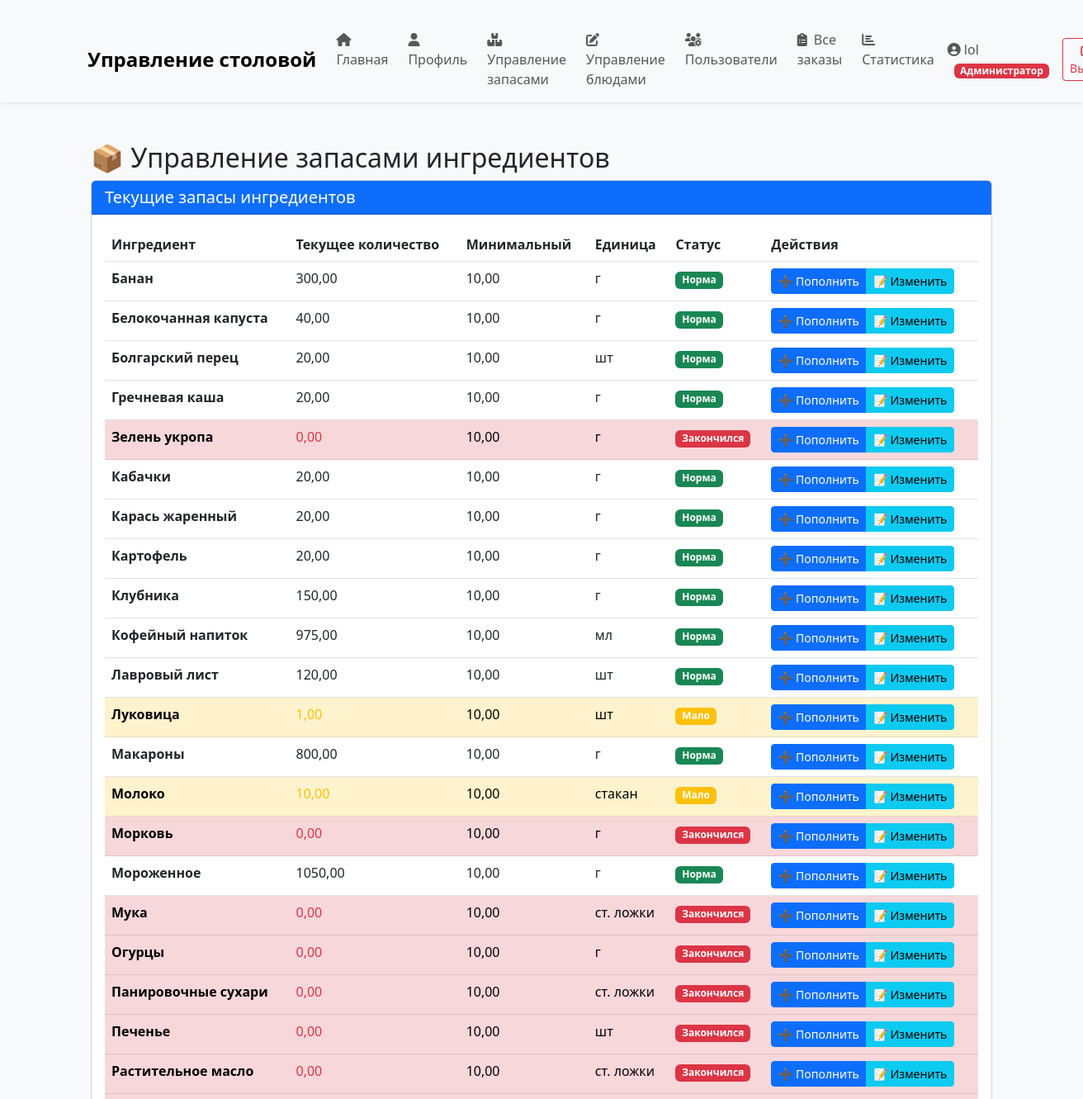
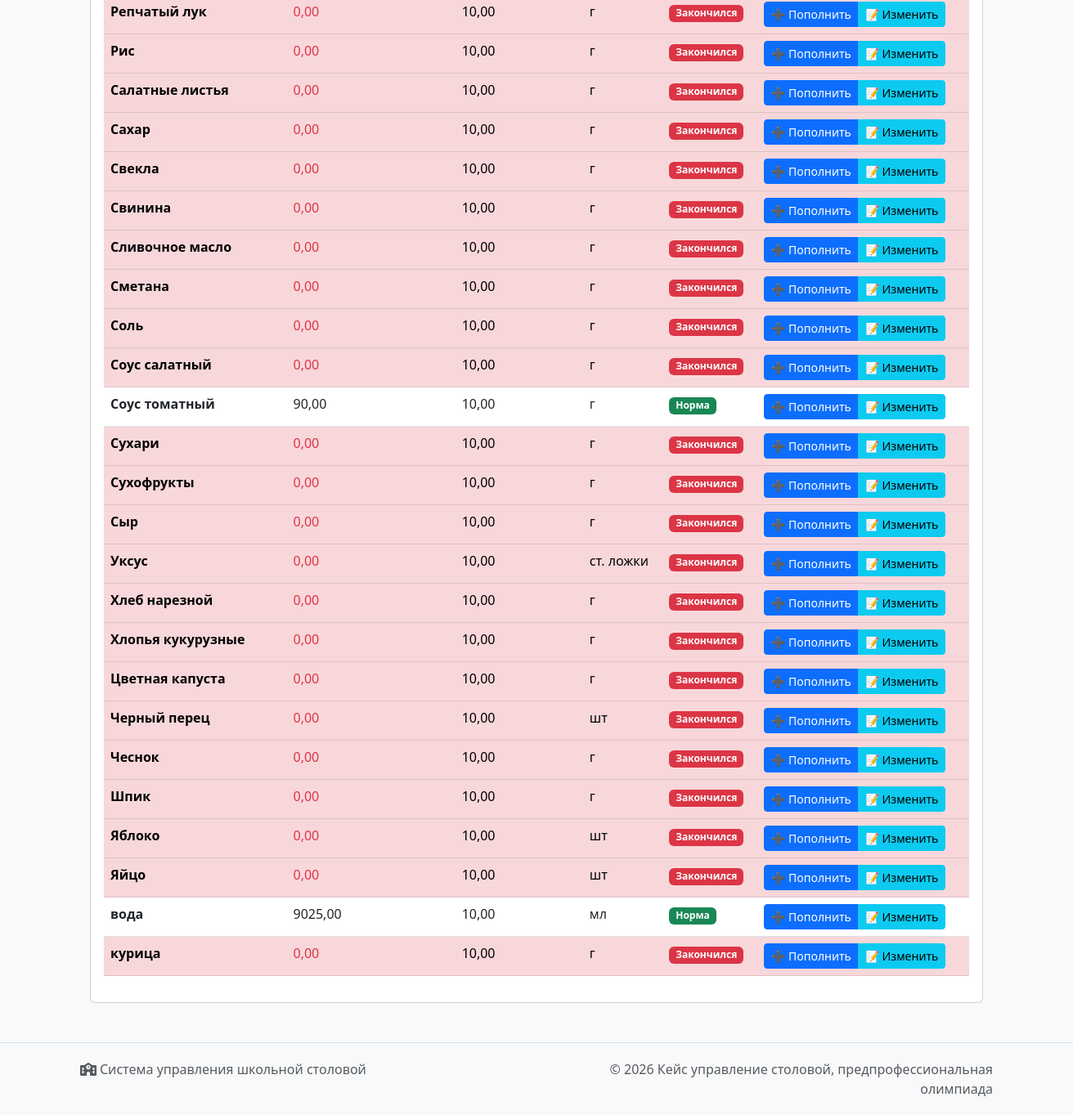
/manage/inventory/ (signed in), run on the app's committed database (2 pictures, top to bottom).
### users/models.py (models this page shows, shortened)
class CustomUser(AbstractUser):
    ROLE_CHOICES = [
        ('admin', 'Администратор'),
        ('student', 'Ученик'),
        ('chef', 'Повар'),
    ]
    role = models.CharField(max_length=20, choices=ROLE_CHOICES, default='student')
    phone = models.CharField(max_length=15, blank=True)
    avatar = models.ImageField(upload_to='avatars/', blank=True, null=True)
    birth_date = models.DateField(blank=True, null=True)
    allergens = models.ManyToManyField(
        'orders.Ingredient',
        blank=True,
        verbose_name='Аллергены',
        help_text='Отметьте ингредиенты-аллергены'
    )
    balance = models.DecimalField(
        max_digits=10,
        decimal_places=2,
        default=0.00,
        verbose_name='Баланс'
    )
    bonus_points = models.IntegerField(
        default=0,
        verbose_name='Бонусные баллы'
    )
    def is_admin(self):
        return self.role == 'admin' or self.is_superuser
    def is_student(self):
        return self.role == 'student'
    def is_chef(self):
        return self.role == 'chef'

### orders/models.py (models this page shows, shortened)
class IngredientStock(models.Model):
    ingredient = models.OneToOneField(Ingredient, on_delete=models.CASCADE,
                                      related_name='stock', verbose_name='Ингредиент')
    current_quantity = models.DecimalField(max_digits=10, decimal_places=2,
                                           default=0, verbose_name='Текущее количество')
    min_quantity = models.DecimalField(max_digits=10, decimal_places=2,
                                       default=10, verbose_name='Минимальное количество')
    unit = models.CharField(max_length=20, verbose_name='Единица измерения')
    last_restocked = models.DateTimeField(auto_now=True, verbose_name='Последнее пополнение')
    class Meta:
        verbose_name = 'Запас ингредиента'
        verbose_name_plural = 'Запасы ингредиентов'
        ordering = ['ingredient__name']
    @property
    def is_low(self):
        return self.current_quantity <= self.min_quantity
    @property
    def is_out_of_stock(self):
        return self.current_quantity <= 0

class Ingredient(models.Model):
    name = models.CharField(max_length=100, verbose_name='Название')
    unit = models.CharField(max_length=20, verbose_name='Единица измерения')  # г, мл, шт
    class Meta:
        verbose_name = 'Ингредиент'
        verbose_name_plural = 'Ингредиенты'
        ordering = ['name']

### orders/views.py (the view)
# urls.py: path('manage/inventory/', views.manage_inventory, name='manage_inventory'),
@login_required
def manage_inventory(request):
    if not request.user.is_admin():
        messages.error(request, 'Доступно только для администраторов')
        return redirect('menu')
    stocks = IngredientStock.objects.all().select_related('ingredient').order_by('ingredient__name')
    restock_requests = StockHistory.objects.filter(operation_type='request').select_related('ingredient', 'performed_by').order_by('-created_at')
    total_ingredient_cost = StockHistory.objects.filter(operation_type='restock').aggregate(Sum('total_cost'))['total_cost__sum'] or Decimal('0')
    today = timezone.now().date()
    today_ingredient_cost = StockHistory.objects.filter(operation_type='restock', created_at__date=today).aggregate(Sum('total_cost'))['total_cost__sum'] or Decimal('0')
    context = {
        'stocks': stocks,
        'restock_requests': restock_requests,
        'total_ingredient_cost': total_ingredient_cost,
        'today_ingredient_cost': today_ingredient_cost,
    }
    return render(request, 'orders/manage_inventory.html', context)

### orders/templates/orders/manage_inventory.html (shortened to what this page needs)
{% extends 'base.html' %}
{% load static %}
{% block content %}
<div class="container mt-4">
    <div class="row">
        <div class="col-md-12">
            <h2>📦 Управление запасами ингредиентов</h2>
            <div class="card">
                <div class="card-header bg-primary text-white">
                    <h5 class="mb-0">Текущие запасы ингредиентов</h5>
                </div>
                <div class="card-body">
                    <div class="table-responsive">
                        <table class="table table-hover">
                            <thead>
                                <tr>
                                    <th>Ингредиент</th>
                                    <th>Текущее количество</th>
                                    <th>Минимальный</th>
                                    <th>Единица</th>
                                    <th>Статус</th>
                                    <th>Действия</th>
                                </tr>
                            </thead>
                            <tbody>
                                {% for stock in stocks %}
                                <tr class="{% if stock.is_out_of_stock %}table-danger{% elif stock.is_low %}table-warning{% endif %}">
                                    <td>
                                        <strong>{{ stock.ingredient.name }}</strong>
                                    </td>
                                    <td>
                                        <span class="font-weight-bold {% if stock.is_out_of_stock %}text-danger{% elif stock.is_low %}text-warning{% endif %}">
                                            {{ stock.current_quantity }}
                                        </span>
                                    </td>
                                    <td>{{ stock.min_quantity }}</td>
                                    <td>{{ stock.unit }}</td>
                                    <td>
                                        {% if stock.is_out_of_stock %}
                                            <span class="badge bg-danger">Закончился</span>
                                        {% elif stock.is_low %}
                                            <span class="badge bg-warning">Мало</span>
                                        {% else %}
                                            <span class="badge bg-success">Норма</span>
                                        {% endif %}
                                    </td>
                                    <td>
                                        <div class="btn-group btn-group-sm" role="group">
                                            <button type="button" class="btn btn-primary"
                                                    data-bs-toggle="modal" data-bs-target="#restockModal{{ stock.id }}">
                                                ➕ Пополнить
                                            </button>
                                            <button type="button" class="btn btn-info"
                                                    data-bs-toggle="modal" data-bs-target="#adjustModal{{ stock.id }}">
                                                📝 Изменить
                                            </button>
                                        </div>
                                    </td>
                                </tr>
                                {% endfor %}
                            </tbody>
                        </table>
                    </div>
                </div>
            </div>
        </div>
    </div>
</div>
{% endblock %}

### templates/base.html (shortened to what this page needs)
<!DOCTYPE html>
<html lang="ru">
<head>
    <link href="https://cdn.jsdelivr.net/npm/bootstrap@5.3.0/dist/css/bootstrap.min.css" rel="stylesheet">
    <link rel="stylesheet" href="https://cdnjs.cloudflare.com/ajax/libs/font-awesome/6.4.0/css/all.min.css">
</head>
<body>
    <nav class="navbar navbar-expand-lg navbar-light bg-light shadow-sm mb-4">
        <div class="container">
            <a class="navbar-brand" href="{% url 'home' %}">
                Управление столовой
            </a>
            <div class="collapse navbar-collapse" id="navbarNav">
                <ul class="navbar-nav me-auto">
                    <li class="nav-item">
                        <a class="nav-link" href="{% url 'home' %}">
                            <i class="fas fa-home me-1"></i> Главная
                        </a>
                    </li>
                    <li class="nav-item">
                        <a class="nav-link" href="{% url 'profile' %}">
                            <i class="fas fa-user me-1"></i> Профиль
                        </a>
                    </li>
                    {% if user.is_admin %}
                    <li class="nav-item">
                        <a class="nav-link" href="{% url 'manage_inventory' %}">
                            <i class="fas fa-boxes me-1"></i> Управление запасами
                        </a>
                    </li>
                    <li class="nav-item">
                        <a class="nav-link" href="{% url 'manage_dishes' %}">
                            <i class="fas fa-edit me-1"></i> Управление блюдами
                        </a>
                    </li>
                    <li class="nav-item">
                        <a class="nav-link" href="{% url 'manage_users' %}">
                            <i class="fas fa-users-cog me-1"></i> Пользователи
                        </a>
                    </li>
                    <li class="nav-item">
                        <a class="nav-link" href="{% url 'manage_orders' %}">
                            <i class="fas fa-clipboard-list me-1"></i> Все заказы
                        </a>
                    </li>
                    <li class="nav-item">
                        <a class="nav-link" href="{% url 'statistics' %}">
                            <i class="fas fa-chart-bar me-1"></i> Статистика
                        </a>
                    </li>
                    {% endif %}
                </ul>
                <div class="navbar-nav align-items-center">
                    {% if user.is_authenticated %}
                    <div class="nav-item me-3">
                        <span class="navbar-text">
                            <i class="fas fa-user-circle me-1"></i>{{ user.username }}
                            <span class="badge
                                {% if user.is_admin %}bg-danger
                                {% elif user.is_chef %}bg-warning
                                {% else %}bg-success{% endif %}
                                badge-role ms-2">
                                {% if user.is_admin %}Администратор
                                {% elif user.is_chef %}Повар
                                {% else %}Ученик
                                {% endif %}
                            </span>
                        </span>
                    </div>
                    <div class="nav-item">
                        <a class="btn btn-outline-danger btn-sm" href="{% url 'logout' %}">
                            <i class="fas fa-sign-out-alt me-1"></i> Выйти
                        </a>
                    </div>
                    {% endif %}
                </div>
            </div>
        </div>
    </nav>
    <main class="container">
        {% block content %}{% endblock %}
    </main>
    <footer class="footer mt-5">
        <div class="container">
            <div class="row">
                <div class="col-md-6 text-center text-md-start">
                    <p class="text-muted mb-0">
                        <i class="fas fa-school me-1"></i>Система управления школьной столовой
                    </p>
                </div>
                <div class="col-md-6 text-center text-md-end">
                    <p class="text-muted mb-0">
                    </p>
                </div>
            </div>
        </div>
    </footer>
</body>
</html>

### templates/base.html (style rules this page uses)
body { padding-top: 20px; background-color: #f8f9fa; min-height: 100vh; display: flex; flex-direction: column; }
.navbar-brand { font-weight: bold; font-size: 1.5rem; }
.footer { margin-top: auto; padding: 20px 0; background-color: #f8f9fa; border-top: 1px solid #dee2e6; }
.nav-link { padding: 0.5rem 1rem; }
.badge-role { font-size: 0.75rem; padding: 0.25em 0.6em; }
.navbar-nav .nav-item { margin-right: 0.5rem; }
main { flex: 1; }

### data on the page
CustomUser: username "lol"
IngredientStock: ingredient.name "Банан", current_quantity "300,00", min_quantity "10,00", unit "г", shows "Норма"
IngredientStock: ingredient.name "Белокочанная капуста", current_quantity "40,00", min_quantity "10,00", unit "г", shows "Норма"
IngredientStock: ingredient.name "Болгарский перец", current_quantity "20,00", min_quantity "10,00", unit "шт", shows "Норма"
IngredientStock: ingredient.name "Гречневая каша", current_quantity "20,00", min_quantity "10,00", unit "г", shows "Норма"
IngredientStock: ingredient.name "Зелень укропа", current_quantity "0,00", min_quantity "10,00", unit "г", shows "Закончился"
IngredientStock: ingredient.name "Кабачки", current_quantity "20,00", min_quantity "10,00", unit "г", shows "Норма"
IngredientStock: ingredient.name "Карась жаренный", current_quantity "20,00", min_quantity "10,00", unit "г", shows "Норма"
IngredientStock: ingredient.name "Картофель", current_quantity "20,00", min_quantity "10,00", unit "г", shows "Норма"
IngredientStock: ingredient.name "Клубника", current_quantity "150,00", min_quantity "10,00", unit "г", shows "Норма"
IngredientStock: ingredient.name "Кофейный напиток", current_quantity "975,00", min_quantity "10,00", unit "мл", shows "Норма"
IngredientStock: ingredient.name "Лавровый лист", current_quantity "120,00", min_quantity "10,00", unit "шт", shows "Норма"
IngredientStock: ingredient.name "Луковица", current_quantity "1,00", min_quantity "10,00", unit "шт", shows "Мало"
IngredientStock: ingredient.name "Макароны", current_quantity "800,00", min_quantity "10,00", unit "г", shows "Норма"
IngredientStock: ingredient.name "Молоко", current_quantity "10,00", min_quantity "10,00", unit "стакан", shows "Мало"
IngredientStock: ingredient.name "Морковь", current_quantity "0,00", min_quantity "10,00", unit "г", shows "Закончился"
IngredientStock: ingredient.name "Мороженное", current_quantity "1050,00", min_quantity "10,00", unit "г", shows "Норма"
IngredientStock: ingredient.name "Мука"
